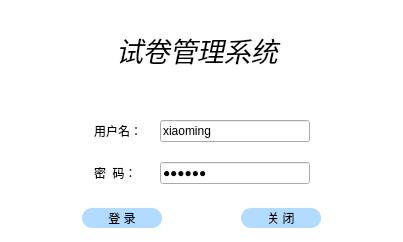
<?xml version="1.0" encoding="UTF-8"?>
<ui version="4.0">
 <class>Dialog</class>
 <widget class="QDialog" name="Dialog">
  <property name="enabled">
   <bool>true</bool>
  </property>
  <property name="geometry">
   <rect>
    <x>0</x>
    <y>0</y>
    <width>403</width>
    <height>242</height>
   </rect>
  </property>
  <property name="acceptDrops">
   <bool>false</bool>
  </property>
  <property name="windowTitle">
   <string>Dialog</string>
  </property>
  <property name="styleSheet">
   <string notr="true">QDialog{background-color: rgb(255, 255, 255);}
#widget{border-image: url(:/newPrefix/img/login.png);}
QPushButton{background-color: #b3dbff;border-style:none;border-radius: 10px;}
QPushButton:hover{
color:white;
background-color: rgb(220, 220, 220);
}
QPushButton:pressed {  
    /* 改变背景色 */  
    background-color:rgb(180, 180, 180);  
    /* 改变边框风格 */  
    border-style:inset;  
    /* 使文字有一点移动 */  
    padding-left:1px;  
    padding-top:1px;  
}</string>
  </property>
  <property name="sizeGripEnabled">
   <bool>false</bool>
  </property>
  <property name="modal">
   <bool>false</bool>
  </property>
  <layout class="QVBoxLayout" name="verticalLayout">
   <property name="spacing">
    <number>0</number>
   </property>
   <property name="leftMargin">
    <number>0</number>
   </property>
   <property name="topMargin">
    <number>0</number>
   </property>
   <property name="rightMargin">
    <number>0</number>
   </property>
   <property name="bottomMargin">
    <number>0</number>
   </property>
   <item>
    <widget class="QWidget" name="widget" native="true">
     <property name="minimumSize">
      <size>
       <width>0</width>
       <height>100</height>
      </size>
     </property>
     <property name="maximumSize">
      <size>
       <width>16777215</width>
       <height>100</height>
      </size>
     </property>
     <property name="styleSheet">
      <string notr="true"/>
     </property>
     <layout class="QVBoxLayout" name="verticalLayout_2">
      <item alignment="Qt::AlignHCenter">
       <widget class="QLabel" name="label">
        <property name="minimumSize">
         <size>
          <width>0</width>
          <height>50</height>
         </size>
        </property>
        <property name="maximumSize">
         <size>
          <width>16777215</width>
          <height>50</height>
         </size>
        </property>
        <property name="font">
         <font>
          <family>楷体</family>
          <pointsize>20</pointsize>
          <weight>50</weight>
          <italic>true</italic>
          <bold>false</bold>
          <underline>false</underline>
          <strikeout>false</strikeout>
         </font>
        </property>
        <property name="mouseTracking">
         <bool>false</bool>
        </property>
        <property name="focusPolicy">
         <enum>Qt::NoFocus</enum>
        </property>
        <property name="acceptDrops">
         <bool>false</bool>
        </property>
        <property name="text">
         <string>试卷管理系统</string>
        </property>
       </widget>
      </item>
     </layout>
    </widget>
   </item>
   <item>
    <widget class="QWidget" name="widget_2" native="true">
     <layout class="QGridLayout" name="gridLayout">
      <property name="topMargin">
       <number>20</number>
      </property>
      <property name="bottomMargin">
       <number>10</number>
      </property>
      <property name="verticalSpacing">
       <number>20</number>
      </property>
      <item row="1" column="1">
       <widget class="QLabel" name="label_3">
        <property name="minimumSize">
         <size>
          <width>60</width>
          <height>0</height>
         </size>
        </property>
        <property name="maximumSize">
         <size>
          <width>60</width>
          <height>16777215</height>
         </size>
        </property>
        <property name="text">
         <string>密  码：</string>
        </property>
       </widget>
      </item>
      <item row="0" column="2">
       <widget class="QLineEdit" name="lineEdit_username">
        <property name="minimumSize">
         <size>
          <width>150</width>
          <height>0</height>
         </size>
        </property>
        <property name="maximumSize">
         <size>
          <width>150</width>
          <height>16777215</height>
         </size>
        </property>
        <property name="text">
         <string>xiaoming</string>
        </property>
       </widget>
      </item>
      <item row="0" column="1">
       <widget class="QLabel" name="label_2">
        <property name="minimumSize">
         <size>
          <width>60</width>
          <height>0</height>
         </size>
        </property>
        <property name="maximumSize">
         <size>
          <width>60</width>
          <height>16777215</height>
         </size>
        </property>
        <property name="text">
         <string>用户名：</string>
        </property>
       </widget>
      </item>
      <item row="0" column="0">
       <spacer name="horizontalSpacer">
        <property name="orientation">
         <enum>Qt::Horizontal</enum>
        </property>
        <property name="sizeHint" stdset="0">
         <size>
          <width>40</width>
          <height>20</height>
         </size>
        </property>
       </spacer>
      </item>
      <item row="1" column="2">
       <widget class="QLineEdit" name="lineEdit_password">
        <property name="minimumSize">
         <size>
          <width>150</width>
          <height>0</height>
         </size>
        </property>
        <property name="maximumSize">
         <size>
          <width>150</width>
          <height>16777215</height>
         </size>
        </property>
        <property name="text">
         <string>123456</string>
        </property>
        <property name="echoMode">
         <enum>QLineEdit::Password</enum>
        </property>
       </widget>
      </item>
      <item row="0" column="3">
       <spacer name="horizontalSpacer_2">
        <property name="orientation">
         <enum>Qt::Horizontal</enum>
        </property>
        <property name="sizeHint" stdset="0">
         <size>
          <width>40</width>
          <height>20</height>
         </size>
        </property>
       </spacer>
      </item>
     </layout>
    </widget>
   </item>
   <item>
    <widget class="QWidget" name="widget_3" native="true">
     <layout class="QHBoxLayout" name="horizontalLayout">
      <item>
       <widget class="QPushButton" name="pushButton_login">
        <property name="minimumSize">
         <size>
          <width>80</width>
          <height>20</height>
         </size>
        </property>
        <property name="maximumSize">
         <size>
          <width>20</width>
          <height>16777215</height>
         </size>
        </property>
        <property name="text">
         <string>登 录</string>
        </property>
       </widget>
      </item>
      <item>
       <widget class="QPushButton" name="pushButton_close">
        <property name="minimumSize">
         <size>
          <width>80</width>
          <height>20</height>
         </size>
        </property>
        <property name="maximumSize">
         <size>
          <width>20</width>
          <height>16777215</height>
         </size>
        </property>
        <property name="text">
         <string>关 闭</string>
        </property>
       </widget>
      </item>
     </layout>
    </widget>
   </item>
  </layout>
 </widget>
 <resources>
  <include location="image.qrc"/>
 </resources>
 <connections/>
</ui>
